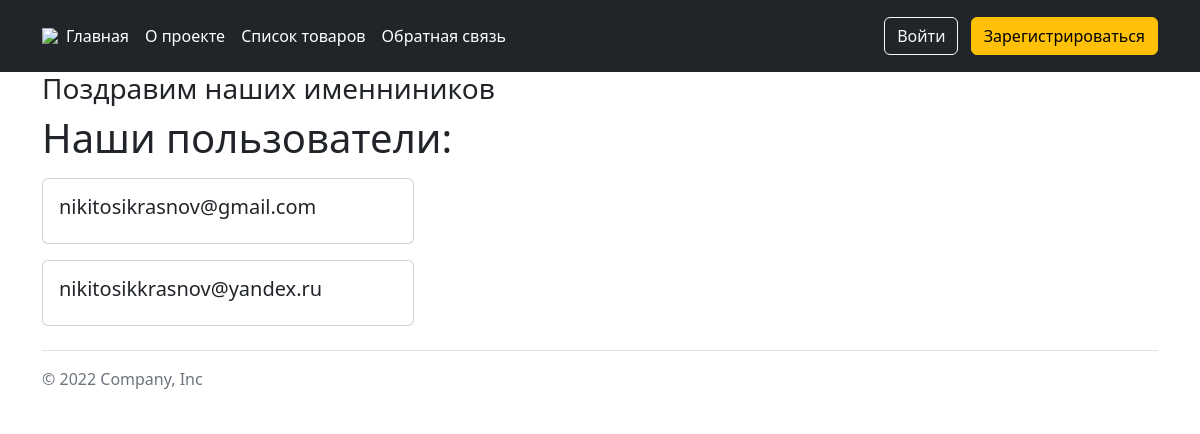
The page /auth/ on the database as committed earlier.
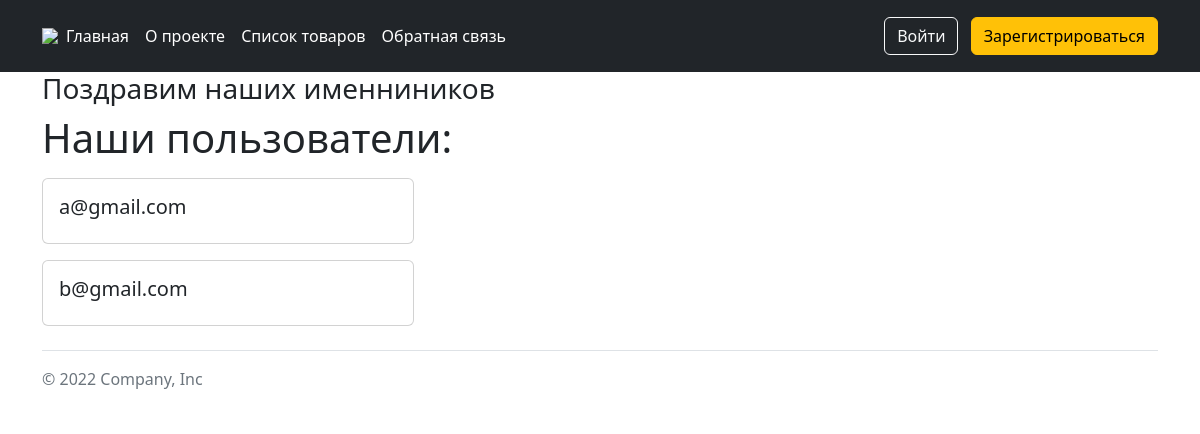
The same page on the database as committed later.
### users/models.py (models this page shows)
class CustomUser(AbstractUser):
    objects = UserManager()
    username = models.CharField('username', max_length=150)
    email = models.EmailField('email address', unique=True)
    USERNAME_FIELD = 'email'
    REQUIRED_FIELDS = ['username']
    birthday = models.DateField(
        'день рождения',
        blank=True,
        null=True,
    )

### users/views.py (the view)
class User_list(ListView):
    model = CustomUser
    context_object_name = 'users'
    template_name = 'users/user_list.html'
    def get_queryset(self):
        return CustomUser.objects.active()

### users/context_processors.py (called while the page is built)
def get_birthday_user(request):
    birthday_users = CustomUser.objects.filter(birthday=date.today()).only(
        'email',
        'username'
    )
    return {'birthday_users': birthday_users}

### users/managers.py (called while the page is built)
    def active(self):
        return (
            self.get_queryset()
                .filter(is_active=True))

### templates/users/user_list.html
{% extends 'base.html' %}
{% load static %}
{% block content %}
    <div class="container">
        <h1>Наши пользователи:</h1>
        {% for user in users %}
        {% include "includes/user_card.html" %}
        {% endfor %}
    </div>
{% endblock %}

### templates/includes/user_card.html (shortened to what this page needs)
{% with request.resolver_match.view_name as view_name %}
<div class="card user col-4 my-3">
    <div class="card-body">
        {% if view_name == 'users:user_list' %}
            <h5 class="card-title">{{ user.email }}</h5>
        {% endif %}
    </div>
</div>
{% endwith %}

Rows that differ between the two databases and show on the page:
changed CustomUser: email "nikitosikrasnov@gmail.com" → "a@gmail.com"
changed CustomUser: email "nikitosikkrasnov@yandex.ru" → "b@gmail.com"
